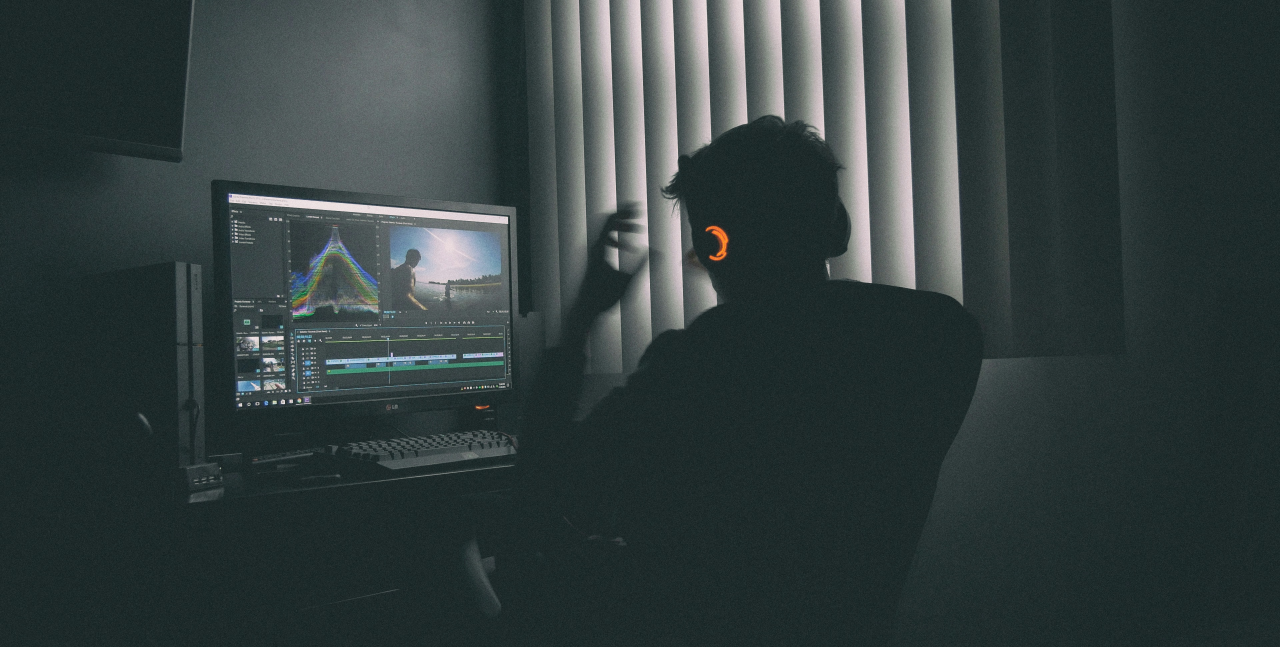
#> input picture examples/night-shift/media-src/suite.jpg, 3840 x 1941 px (shown at 1/3 size)
$ python retouch.py suite.jpg
#> lines starting #> are read from the running program, lines starting #| are printed output that depends on the picture
# Paints over the monitor maker's logo on suite.jpg's bezel with the bezel's own tone (applied when resizing).
from PIL import Image, ImageFilter, ImageStat
def retouch(im):
    c = tuple(int(v) for v in ImageStat.Stat(im.crop((1118, 1210, 1146, 1232))).median)
#> c = (37, 50, 50)
    box = (1150, 1206, 1201, 1236)
    im.paste(Image.new('RGB', (box[2] - box[0], box[3] - box[1]), c), box[:2])
    reg = im.crop((box[0] - 5, box[1] - 5, box[2] + 5, box[3] + 5)).filter(ImageFilter.GaussianBlur(2)); im.paste(reg, (box[0] - 5, box[1] - 5))
#> after `reg = im.crop((box[0] - 5, box[1] - 5, box[2] + 5, box[3] + 5)).filter`:
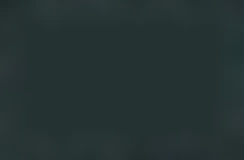
#> reg: PIL image 61x40 RGB (shown 4 times larger); mean R, G, B 38.1, 51, 51.2
    return im
if __name__ == '__main__':
    import sys
    retouch(Image.open('suite.jpg').convert('RGB')).crop((1000, 1100, 1400, 1350)).save(sys.argv[1])
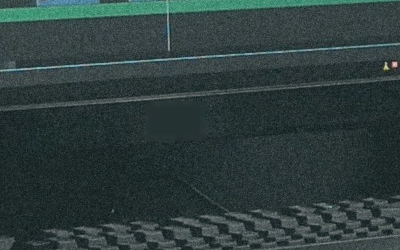
#> saved as suite.jpg: PIL image 400x250 RGB; mean R, G, B 46.4, 62, 61.4

$ run again, with examples/night-shift/media-src/scope.jpg copied over examples/night-shift/media-src/suite.jpg
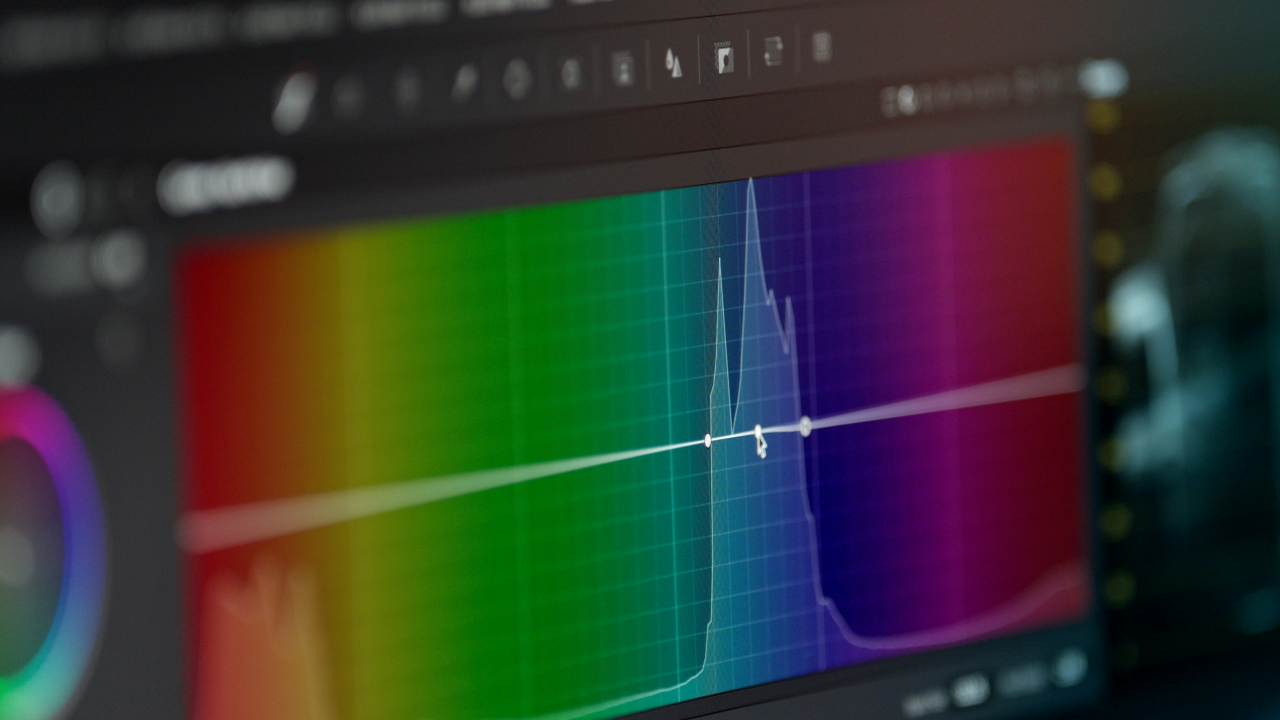
#> input picture examples/night-shift/media-src/scope.jpg, 3840 x 2160 px (shown at 1/3 size)
#> c = (97, 115, 6)
#> in retouch, `reg = im.crop((box[0] - 5, box[1] - 5, box[2] + 5, box[3] + 5)).filter`:
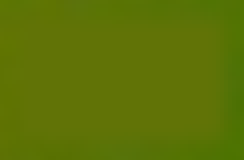
#> reg: PIL image 61x40 RGB (shown 4 times larger); mean R, G, B 93.3, 114.9, 5.2
#> `retouch(Image.open('suite.jpg').convert('RGB')).crop((1000, 1100, 1400..`:
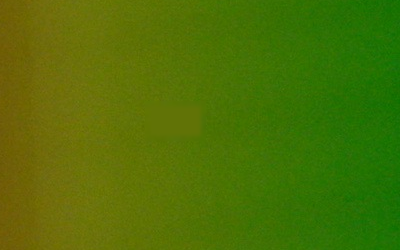
#> saved as suite.jpg: PIL image 400x250 RGB; mean R, G, B 77.5, 112.9, 4.6

$ run again, with examples/night-shift/media-src/set-3.jpg copied over examples/night-shift/media-src/suite.jpg
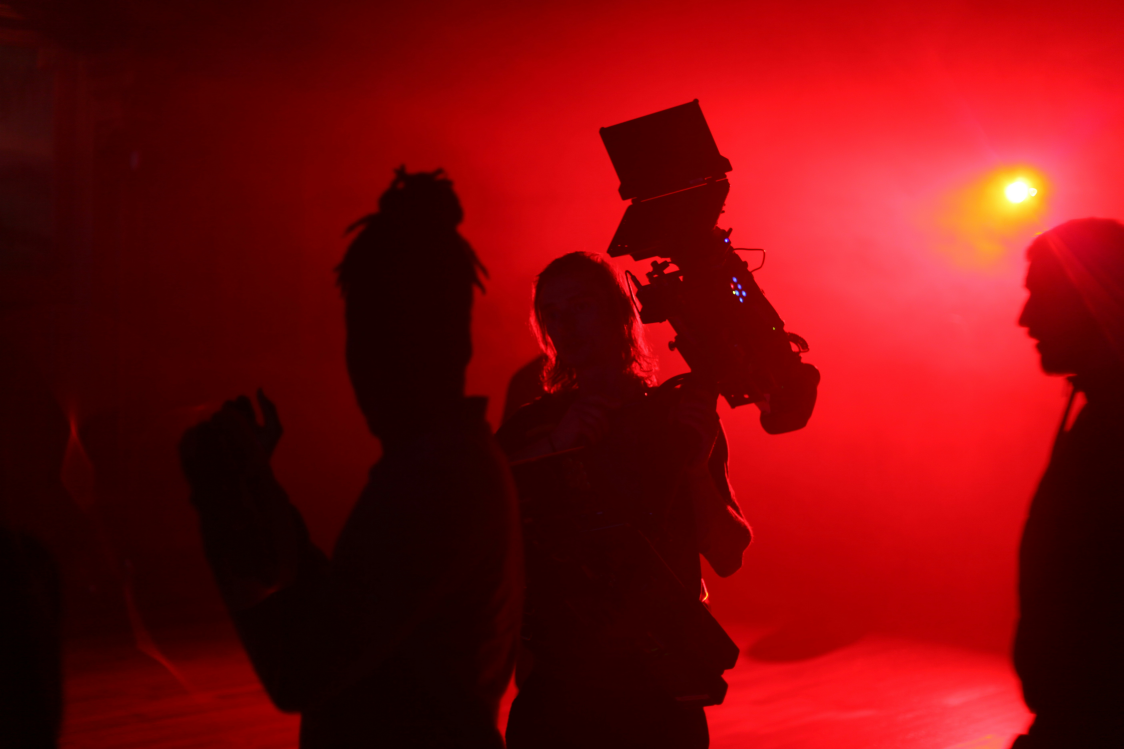
#> input picture examples/night-shift/media-src/set-3.jpg, 5616 x 3744 px (shown at 1/5 size)
#> c = (80, 0, 0)
#> in retouch, `reg = im.crop((box[0] - 5, box[1] - 5, box[2] + 5, box[3] + 5)).filter`:
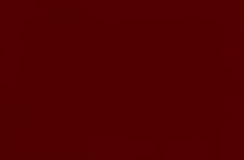
#> reg: PIL image 61x40 RGB (shown 4 times larger); mean R, G, B 80.2, 0.3, 0
#> `retouch(Image.open('suite.jpg').convert('RGB')).crop((1000, 1100, 1400..`:
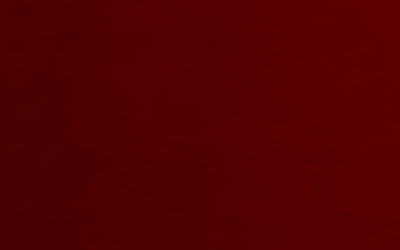
#> saved as suite.jpg: PIL image 400x250 RGB; mean R, G, B 81.9, 0.4, 0.1
